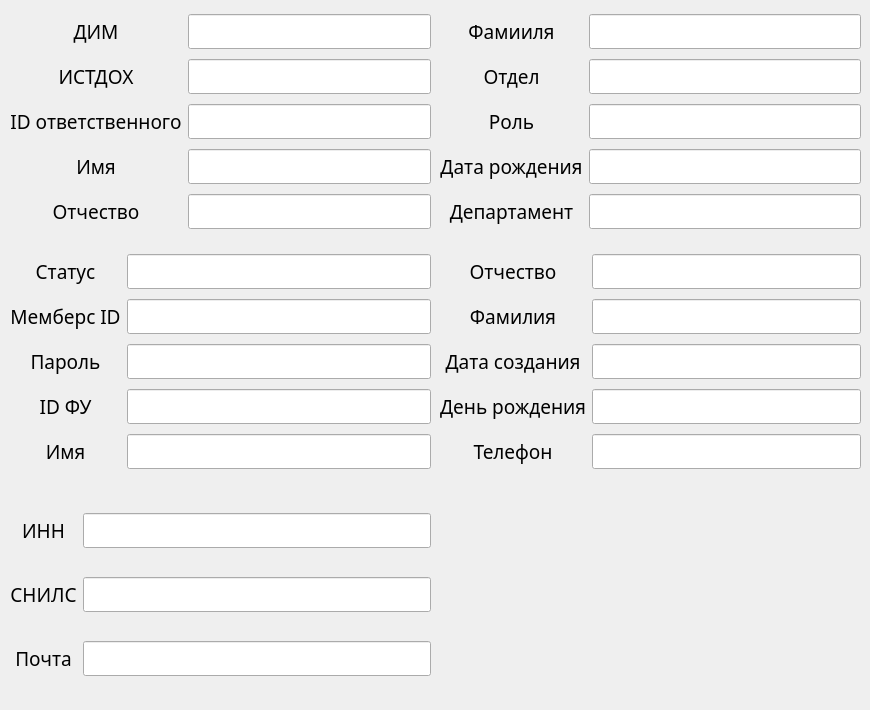
    <widget class="QWidget" name="tab_5">
     <attribute name="title">
      <string>Патая страничка</string>
     </attribute>
     <widget class="QWidget" name="gridLayoutWidget_5">
      <property name="geometry">
       <rect>
        <x>10</x>
        <y>490</y>
        <width>421</width>
        <height>211</height>
       </rect>
      </property>
      <layout class="QGridLayout" name="gridLayout_6">
       <item row="3" column="1">
        <widget class="QLineEdit" name="LC114">
         <property name="font">
          <font>
           <family>Century Gothic</family>
           <pointsize>14</pointsize>
          </font>
         </property>
         <property name="focusPolicy">
          <enum>Qt::StrongFocus</enum>
         </property>
        </widget>
       </item>
       <item row="1" column="1">
        <widget class="QLineEdit" name="LC112">
         <property name="font">
          <font>
           <family>Century Gothic</family>
           <pointsize>14</pointsize>
          </font>
         </property>
         <property name="focusPolicy">
          <enum>Qt::StrongFocus</enum>
         </property>
        </widget>
       </item>
       <item row="2" column="1">
        <widget class="QLineEdit" name="LC113">
         <property name="font">
          <font>
           <family>Century Gothic</family>
           <pointsize>14</pointsize>
          </font>
         </property>
         <property name="focusPolicy">
          <enum>Qt::StrongFocus</enum>
         </property>
        </widget>
       </item>
       <item row="1" column="0">
        <widget class="QLabel" name="label_122">
         <property name="font">
          <font>
           <family>Century Gothic</family>
           <pointsize>14</pointsize>
          </font>
         </property>
         <property name="text">
          <string>ИНН</string>
         </property>
         <property name="alignment">
          <set>Qt::AlignCenter</set>
         </property>
        </widget>
       </item>
       <item row="2" column="0">
        <widget class="QLabel" name="label_123">
         <property name="font">
          <font>
           <family>Century Gothic</family>
           <pointsize>14</pointsize>
          </font>
         </property>
         <property name="text">
          <string>СНИЛС</string>
         </property>
         <property name="alignment">
          <set>Qt::AlignCenter</set>
         </property>
        </widget>
       </item>
       <item row="3" column="0">
        <widget class="QLabel" name="label_124">
         <property name="font">
          <font>
           <family>Century Gothic</family>
           <pointsize>14</pointsize>
          </font>
         </property>
         <property name="text">
          <string>Почта</string>
         </property>
         <property name="alignment">
          <set>Qt::AlignCenter</set>
         </property>
        </widget>
       </item>
      </layout>
     </widget>
     <widget class="QWidget" name="gridLayoutWidget_23">
      <property name="geometry">
       <rect>
        <x>10</x>
        <y>10</y>
        <width>421</width>
        <height>226</height>
       </rect>
      </property>
      <layout class="QGridLayout" name="gridLayout_25">
       <item row="0" column="0">
        <widget class="QLabel" name="label_101">
         <property name="font">
          <font>
           <family>Century Gothic</family>
           <pointsize>14</pointsize>
          </font>
         </property>
         <property name="text">
          <string>ДИМ</string>
         </property>
         <property name="alignment">
          <set>Qt::AlignCenter</set>
         </property>
        </widget>
       </item>
       <item row="0" column="1">
        <widget class="QLineEdit" name="LC92">
         <property name="font">
          <font>
           <family>Century Gothic</family>
           <pointsize>14</pointsize>
          </font>
         </property>
         <property name="focusPolicy">
          <enum>Qt::StrongFocus</enum>
         </property>
        </widget>
       </item>
       <item row="1" column="0">
        <widget class="QLabel" name="label_102">
         <property name="font">
          <font>
           <family>Century Gothic</family>
           <pointsize>14</pointsize>
          </font>
         </property>
         <property name="text">
          <string>ИСТДОХ</string>
         </property>
         <property name="alignment">
          <set>Qt::AlignCenter</set>
         </property>
        </widget>
       </item>
       <item row="1" column="1">
        <widget class="QLineEdit" name="LC93">
         <property name="font">
          <font>
           <family>Century Gothic</family>
           <pointsize>14</pointsize>
          </font>
         </property>
         <property name="focusPolicy">
          <enum>Qt::StrongFocus</enum>
         </property>
        </widget>
       </item>
       <item row="2" column="0">
        <widget class="QLabel" name="label_104">
         <property name="font">
          <font>
           <family>Century Gothic</family>
           <pointsize>14</pointsize>
          </font>
         </property>
         <property name="text">
          <string>ID ответственного</string>
         </property>
         <property name="alignment">
          <set>Qt::AlignCenter</set>
         </property>
        </widget>
       </item>
       <item row="2" column="1">
        <widget class="QLineEdit" name="LC94">
         <property name="font">
          <font>
           <family>Century Gothic</family>
           <pointsize>14</pointsize>
          </font>
         </property>
         <property name="focusPolicy">
          <enum>Qt::StrongFocus</enum>
         </property>
        </widget>
       </item>
       <item row="3" column="0">
        <widget class="QLabel" name="label_103">
         <property name="font">
          <font>
           <family>Century Gothic</family>
           <pointsize>14</pointsize>
          </font>
         </property>
         <property name="text">
          <string>Имя</string>
         </property>
         <property name="alignment">
          <set>Qt::AlignCenter</set>
         </property>
        </widget>
       </item>
       <item row="3" column="1">
        <widget class="QLineEdit" name="LC95">
         <property name="font">
          <font>
           <family>Century Gothic</family>
           <pointsize>14</pointsize>
          </font>
         </property>
         <property name="focusPolicy">
          <enum>Qt::StrongFocus</enum>
         </property>
        </widget>
       </item>
       <item row="4" column="0">
        <widget class="QLabel" name="label_105">
         <property name="font">
          <font>
           <family>Century Gothic</family>
           <pointsize>14</pointsize>
          </font>
         </property>
         <property name="text">
          <string>Отчество</string>
         </property>
         <property name="alignment">
          <set>Qt::AlignCenter</set>
         </property>
        </widget>
       </item>
       <item row="4" column="1">
        <widget class="QLineEdit" name="LC96">
         <property name="font">
          <font>
           <family>Century Gothic</family>
           <pointsize>14</pointsize>
          </font>
         </property>
         <property name="focusPolicy">
          <enum>Qt::StrongFocus</enum>
         </property>
        </widget>
       </item>
      </layout>
     </widget>
     <widget class="QWidget" name="gridLayoutWidget_24">
      <property name="geometry">
       <rect>
        <x>440</x>
        <y>10</y>
        <width>421</width>
        <height>226</height>
       </rect>
      </property>
      <layout class="QGridLayout" name="gridLayout_26">
       <item row="0" column="0">
        <widget class="QLabel" name="label_107">
         <property name="font">
          <font>
           <family>Century Gothic</family>
           <pointsize>14</pointsize>
          </font>
         </property>
         <property name="text">
          <string>Фамииля</string>
         </property>
         <property name="alignment">
          <set>Qt::AlignCenter</set>
         </property>
        </widget>
       </item>
       <item row="0" column="1">
        <widget class="QLineEdit" name="LC97">
         <property name="font">
          <font>
           <family>Century Gothic</family>
           <pointsize>14</pointsize>
          </font>
         </property>
         <property name="focusPolicy">
          <enum>Qt::StrongFocus</enum>
         </property>
        </widget>
       </item>
       <item row="1" column="0">
        <widget class="QLabel" name="label_108">
         <property name="font">
          <font>
           <family>Century Gothic</family>
           <pointsize>14</pointsize>
          </font>
         </property>
         <property name="text">
          <string>Отдел</string>
         </property>
         <property name="alignment">
          <set>Qt::AlignCenter</set>
         </property>
        </widget>
       </item>
       <item row="1" column="1">
        <widget class="QLineEdit" name="LC98">
         <property name="font">
          <font>
           <family>Century Gothic</family>
           <pointsize>14</pointsize>
          </font>
         </property>
         <property name="focusPolicy">
          <enum>Qt::StrongFocus</enum>
         </property>
        </widget>
       </item>
       <item row="2" column="0">
        <widget class="QLabel" name="label_109">
         <property name="font">
          <font>
           <family>Century Gothic</family>
           <pointsize>14</pointsize>
          </font>
         </property>
         <property name="text">
          <string>Роль</string>
         </property>
         <property name="alignment">
          <set>Qt::AlignCenter</set>
         </property>
        </widget>
       </item>
       <item row="2" column="1">
        <widget class="QLineEdit" name="LC99">
         <property name="font">
          <font>
           <family>Century Gothic</family>
           <pointsize>14</pointsize>
          </font>
         </property>
         <property name="focusPolicy">
          <enum>Qt::StrongFocus</enum>
         </property>
        </widget>
       </item>
       <item row="3" column="0">
        <widget class="QLabel" name="label_110">
         <property name="font">
          <font>
           <family>Century Gothic</family>
           <pointsize>14</pointsize>
          </font>
         </property>
         <property name="text">
          <string>Дата рождения</string>
         </property>
         <property name="alignment">
          <set>Qt::AlignCenter</set>
         </property>
        </widget>
       </item>
       <item row="3" column="1">
        <widget class="QLineEdit" name="LC100">
         <property name="font">
          <font>
           <family>Century Gothic</family>
           <pointsize>14</pointsize>
          </font>
         </property>
         <property name="focusPolicy">
          <enum>Qt::StrongFocus</enum>
         </property>
        </widget>
       </item>
       <item row="4" column="0">
        <widget class="QLabel" name="label_111">
         <property name="font">
          <font>
           <family>Century Gothic</family>
           <pointsize>14</pointsize>
          </font>
         </property>
         <property name="text">
          <string>Департамент</string>
         </property>
         <property name="alignment">
          <set>Qt::AlignCenter</set>
         </property>
        </widget>
       </item>
       <item row="4" column="1">
        <widget class="QLineEdit" name="LC101">
         <property name="font">
          <font>
           <family>Century Gothic</family>
           <pointsize>14</pointsize>
          </font>
         </property>
         <property name="focusPolicy">
          <enum>Qt::StrongFocus</enum>
         </property>
        </widget>
       </item>
      </layout>
     </widget>
     <widget class="QWidget" name="gridLayoutWidget_25">
      <property name="geometry">
       <rect>
        <x>10</x>
        <y>250</y>
        <width>421</width>
        <height>226</height>
       </rect>
      </property>
      <layout class="QGridLayout" name="gridLayout_27">
       <item row="0" column="0">
        <widget class="QLabel" name="label_112">
         <property name="font">
          <font>
           <family>Century Gothic</family>
           <pointsize>14</pointsize>
          </font>
         </property>
         <property name="text">
          <string>Статус</string>
         </property>
         <property name="alignment">
          <set>Qt::AlignCenter</set>
         </property>
        </widget>
       </item>
       <item row="0" column="1">
        <widget class="QLineEdit" name="LC102">
         <property name="font">
          <font>
           <family>Century Gothic</family>
           <pointsize>14</pointsize>
          </font>
         </property>
         <property name="focusPolicy">
          <enum>Qt::StrongFocus</enum>
         </property>
        </widget>
       </item>
       <item row="1" column="0">
        <widget class="QLabel" name="label_113">
         <property name="font">
          <font>
           <family>Century Gothic</family>
           <pointsize>14</pointsize>
          </font>
         </property>
         <property name="text">
          <string>Мемберс ID</string>
         </property>
         <property name="alignment">
          <set>Qt::AlignCenter</set>
         </property>
        </widget>
       </item>
       <item row="1" column="1">
        <widget class="QLineEdit" name="LC103">
         <property name="font">
          <font>
           <family>Century Gothic</family>
           <pointsize>14</pointsize>
          </font>
         </property>
         <property name="focusPolicy">
          <enum>Qt::StrongFocus</enum>
         </property>
        </widget>
       </item>
       <item row="2" column="0">
        <widget class="QLabel" name="label_114">
         <property name="font">
          <font>
           <family>Century Gothic</family>
           <pointsize>14</pointsize>
          </font>
         </property>
         <property name="text">
          <string>Пароль</string>
         </property>
         <property name="alignment">
          <set>Qt::AlignCenter</set>
         </property>
        </widget>
       </item>
       <item row="2" column="1">
        <widget class="QLineEdit" name="LC104">
         <property name="font">
          <font>
           <family>Century Gothic</family>
           <pointsize>14</pointsize>
          </font>
         </property>
         <property name="focusPolicy">
          <enum>Qt::StrongFocus</enum>
         </property>
        </widget>
       </item>
       <item row="3" column="0">
        <widget class="QLabel" name="label_115">
         <property name="font">
          <font>
           <family>Century Gothic</family>
           <pointsize>14</pointsize>
          </font>
         </property>
         <property name="text">
          <string>ID ФУ</string>
         </property>
         <property name="alignment">
          <set>Qt::AlignCenter</set>
         </property>
        </widget>
       </item>
       <item row="3" column="1">
        <widget class="QLineEdit" name="LC105">
         <property name="font">
          <font>
           <family>Century Gothic</family>
           <pointsize>14</pointsize>
          </font>
         </property>
         <property name="focusPolicy">
          <enum>Qt::StrongFocus</enum>
         </property>
        </widget>
       </item>
       <item row="4" column="0">
        <widget class="QLabel" name="label_116">
         <property name="font">
          <font>
           <family>Century Gothic</family>
           <pointsize>14</pointsize>
          </font>
         </property>
         <property name="text">
          <string>Имя</string>
         </property>
         <property name="alignment">
          <set>Qt::AlignCenter</set>
         </property>
        </widget>
       </item>
       <item row="4" column="1">
        <widget class="QLineEdit" name="LC106">
         <property name="font">
          <font>
           <family>Century Gothic</family>
           <pointsize>14</pointsize>
          </font>
         </property>
         <property name="focusPolicy">
          <enum>Qt::StrongFocus</enum>
         </property>
        </widget>
       </item>
      </layout>
     </widget>
     <widget class="QWidget" name="gridLayoutWidget_26">
      <property name="geometry">
       <rect>
        <x>440</x>
        <y>250</y>
        <width>421</width>
        <height>226</height>
       </rect>
      </property>
      <layout class="QGridLayout" name="gridLayout_28">
       <item row="0" column="0">
        <widget class="QLabel" name="label_117">
         <property name="font">
          <font>
           <family>Century Gothic</family>
           <pointsize>14</pointsize>
          </font>
         </property>
         <property name="text">
          <string>Отчество</string>
         </property>
         <property name="alignment">
          <set>Qt::AlignCenter</set>
         </property>
        </widget>
       </item>
       <item row="0" column="1">
        <widget class="QLineEdit" name="LC107">
         <property name="font">
          <font>
           <family>Century Gothic</family>
           <pointsize>14</pointsize>
          </font>
         </property>
         <property name="focusPolicy">
          <enum>Qt::StrongFocus</enum>
         </property>
        </widget>
       </item>
       <item row="1" column="0">
        <widget class="QLabel" name="label_118">
         <property name="font">
          <font>
           <family>Century Gothic</family>
           <pointsize>14</pointsize>
          </font>
         </property>
         <property name="text">
          <string>Фамилия</string>
         </property>
         <property name="alignment">
          <set>Qt::AlignCenter</set>
         </property>
        </widget>
       </item>
       <item row="1" column="1">
        <widget class="QLineEdit" name="LC108">
         <property name="font">
          <font>
           <family>Century Gothic</family>
           <pointsize>14</pointsize>
          </font>
         </property>
         <property name="focusPolicy">
          <enum>Qt::StrongFocus</enum>
         </property>
        </widget>
       </item>
       <item row="2" column="0">
        <widget class="QLabel" name="label_119">
         <property name="font">
          <font>
           <family>Century Gothic</family>
           <pointsize>14</pointsize>
          </font>
         </property>
         <property name="text">
          <string>Дата создания</string>
         </property>
         <property name="alignment">
          <set>Qt::AlignCenter</set>
         </property>
        </widget>
       </item>
       <item row="2" column="1">
        <widget class="QLineEdit" name="LC109">
         <property name="font">
          <font>
           <family>Century Gothic</family>
           <pointsize>14</pointsize>
          </font>
         </property>
         <property name="focusPolicy">
          <enum>Qt::StrongFocus</enum>
         </property>
        </widget>
       </item>
       <item row="3" column="0">
        <widget class="QLabel" name="label_120">
         <property name="font">
          <font>
           <family>Century Gothic</family>
           <pointsize>14</pointsize>
          </font>
         </property>
         <property name="text">
          <string>День рождения</string>
         </property>
         <property name="alignment">
          <set>Qt::AlignCenter</set>
         </property>
        </widget>
       </item>
       <item row="3" column="1">
        <widget class="QLineEdit" name="LC110">
         <property name="font">
          <font>
           <family>Century Gothic</family>
           <pointsize>14</pointsize>
          </font>
         </property>
         <property name="focusPolicy">
          <enum>Qt::StrongFocus</enum>
         </property>
        </widget>
       </item>
       <item row="4" column="0">
        <widget class="QLabel" name="label_121">
         <property name="font">
          <font>
           <family>Century Gothic</family>
           <pointsize>14</pointsize>
          </font>
         </property>
         <property name="text">
          <string>Телефон</string>
         </property>
         <property name="alignment">
          <set>Qt::AlignCenter</set>
         </property>
        </widget>
       </item>
       <item row="4" column="1">
        <widget class="QLineEdit" name="LC111">
         <property name="font">
          <font>
           <family>Century Gothic</family>
           <pointsize>14</pointsize>
          </font>
         </property>
         <property name="focusPolicy">
          <enum>Qt::StrongFocus</enum>
         </property>
        </widget>
       </item>
      </layout>
     </widget>
    </widget>
